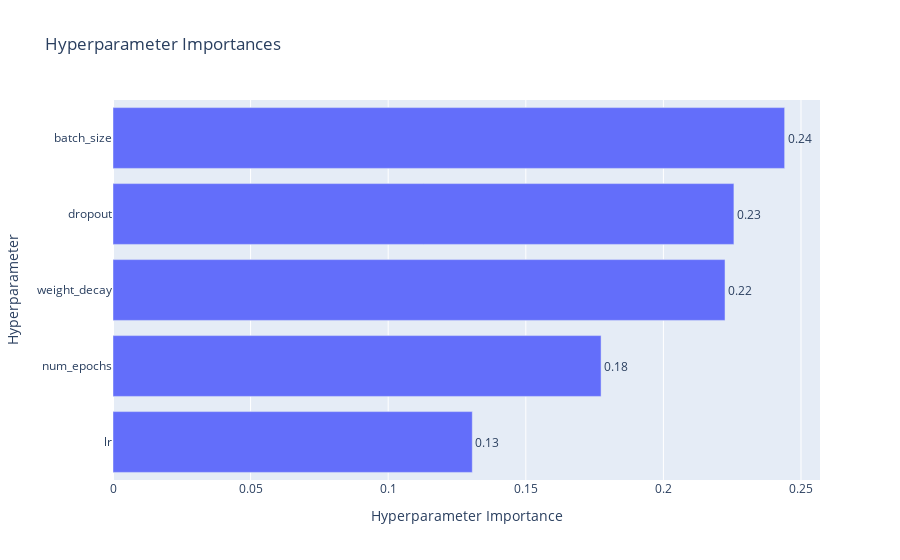

Here is the notebook cell this chart was saved with:
### Code cell
# Creación y optimización del estudio con Optuna
study = optuna.create_study(direction="maximize")
study.optimize(objective, n_trials=10)

# Visualización de la optimización
plot_optimization_history(study)
plot_param_importances(study)

### Figure 1 — Plotly figure (JSON) as saved in the notebook; plotly's stock layout.template omitted (floating-point values rounded to 4 significant figures)
{"data": [{"cliponaxis": false, "hovertemplate": ["lr (FloatDistribution): 0.1305600441715283<extra></extra>", "num_epochs (IntDistribution): 0.17735582679226625<extra></extra>", "weight_decay (FloatDistribution): 0.22239665285856286<extra></extra>", "dropout (FloatDistribution): 0.22562669593443876<extra></extra>", "batch_size (CategoricalDistribution): 0.24406078024320396<extra></extra>"], "name": "Objective Value", "orientation": "h", "text": ["0.13", "0.18", "0.22", "0.23", "0.24"], "textposition": "outside", "type": "bar", "x": [0.1306, 0.1774, 0.2224, 0.2256, 0.2441], "y": ["lr", "num_epochs", "weight_decay", "dropout", "batch_size"]}], "layout": {"title": {"text": "Hyperparameter Importances"}, "xaxis": {"title": {"text": "Hyperparameter Importance"}}, "yaxis": {"title": {"text": "Hyperparameter"}}}}
